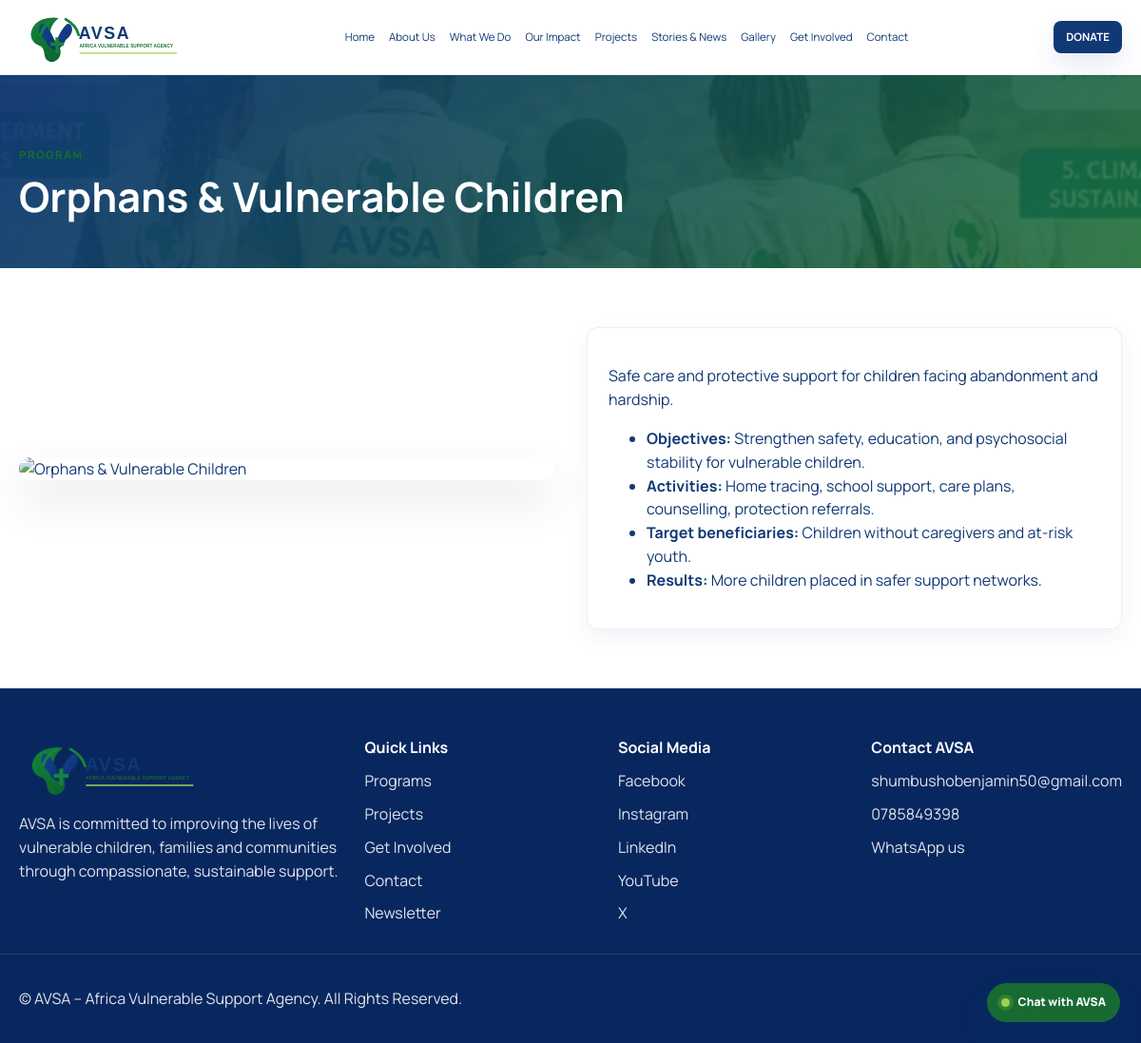
The page /?page=program&id=2 on the database its author committed.
### tables this page shows
CREATE TABLE programs (
    id INT AUTO_INCREMENT PRIMARY KEY,
    title VARCHAR(200) NOT NULL,
    slug VARCHAR(200) NOT NULL UNIQUE,
    icon VARCHAR(100) DEFAULT NULL,
    image VARCHAR(255) DEFAULT NULL,
    description TEXT NOT NULL,
    objectives TEXT,
    activities TEXT,
    target_beneficiaries TEXT,
    results TEXT,
    status ENUM('draft','published') DEFAULT 'published',
    created_at TIMESTAMP DEFAULT CURRENT_TIMESTAMP,
    updated_at TIMESTAMP DEFAULT CURRENT_TIMESTAMP ON UPDATE CURRENT_TIMESTAMP,
    INDEX idx_programs_slug (slug)
);

### includes/helpers.php (called while the page is built, shortened)
<?php
function e($value): string
{
    return htmlspecialchars((string) $value, ENT_QUOTES, 'UTF-8');
}
function communityImage(?string $image, int $variant = 0): string
{
    $filename = $variant % 2 === 0 ? 'Picture3.png' : 'Picture4.png';
    return BASE_URL . '/public/assets/images/' . $filename;
}

### public/views/program.php (the view, shortened to what this page needs)
<?php
$id = (int)($_GET['id'] ?? 0);
$db = getDb();
$program = $db->prepare('SELECT * FROM programs WHERE id = :id LIMIT 1');
$program->execute([':id' => $id]);
$item = $program->fetch();
?>
<section class="page-hero small-hero">
    <div class="container">
        <span class="eyebrow">Program</span>
        <h1><?= e($item['title']) ?></h1>
    </div>
</section>
<section class="section">
    <div class="container two-col">
        <div>
            <img src="<?= e(communityImage($item['image'], (int) $item['id'])) ?>" alt="<?= e($item['title']) ?>" style="border-radius:24px; box-shadow:0 22px 46px rgba(18,61,42,.12); margin-bottom: 20px;">
        </div>
        <div class="info-panel">
            <p><?= e($item['description']) ?></p>
            <ul>
                <li><strong>Objectives:</strong> <?= e($item['objectives']) ?></li>
                <li><strong>Activities:</strong> <?= e($item['activities']) ?></li>
                <li><strong>Target beneficiaries:</strong> <?= e($item['target_beneficiaries']) ?></li>
                <li><strong>Results:</strong> <?= e($item['results']) ?></li>
            </ul>
        </div>
    </div>
</section>
<?php require __DIR__ . '/layout.php'; ?>

### public/assets/css/style.css (style rules this page uses)
:root { --navy: #103875; --navy-deep: #08275f; --green: #176b32; --green-bright: #16833a; --lime: #9bd34f; --green-soft: #eaf5e9; --blue-soft: #eef4fb; --ink: #103875; --muted: #176b32; --white: #ffffff; --shadow: 0 12px 28px rgba(16, 56, 117, 0.11); --shadow-hover: 0 18px 36px rgba(16, 56, 117, 0.17); }
* { box-sizing: border-box; }
html { scroll-behavior: smooth; }
body { margin: 0; font-family: 'Manrope', sans-serif; background: var(--white); color: var(--ink); line-height: 1.55; }
img { max-width: 100%; display: block; }
.container { width: min(1160px, calc(100% - 36px)); margin: 0 auto; }
.section { padding: 62px 0; }
.eyebrow { display: inline-block; letter-spacing: 0.12em; text-transform: uppercase; color: var(--green); font-size: 0.72rem; font-weight: 800; margin-bottom: 11px; }
h1,h2,h3,h4 { margin: 0 0 18px; line-height: 1.1; }
h1 { font-size: clamp(2rem, 3.6vw, 3.45rem); }
.eyebrow + h1 { margin-top: 0; }
.split-grid, .two-col, .contact-grid, .form-grid, .involvement-grid { display: grid; grid-template-columns: 1fr 1fr; gap: 34px; align-items: center; }
.program-card, .project-card, .news-card, .involvement-card, .value-card, .stat-box, .testimonial, .contact-panel, .avsa-form, .info-panel { background: var(--white); border: 1px solid rgba(16,56,117,.08); border-radius: 12px; overflow: hidden; box-shadow: 0 8px 22px rgba(16,56,117,.06); transition: transform .28s ease, box-shadow .28s ease, border-color .28s ease; }
.page-hero { background: linear-gradient(135deg, rgba(16,56,117,.96), rgba(23,107,50,.84)), url('../images/Picture4.png') center/cover no-repeat; color: var(--white); padding: 70px 0 52px; }
.small-hero h1 { margin-bottom: 0; }
.info-panel { padding: 22px; }

### rows shown on the page
programs: title "Orphans & Vulnerable Children", description "Safe care and protective support for children facing abandonment and hardship.", objectives "Strengthen safety, education, and psychosocial stability for vulnerable children.", activities "Home tracing, school support, care plans, counselling, protection referrals.", target_beneficiaries "Children without caregivers and at-risk youth.", results "More children placed in safer support networks."
